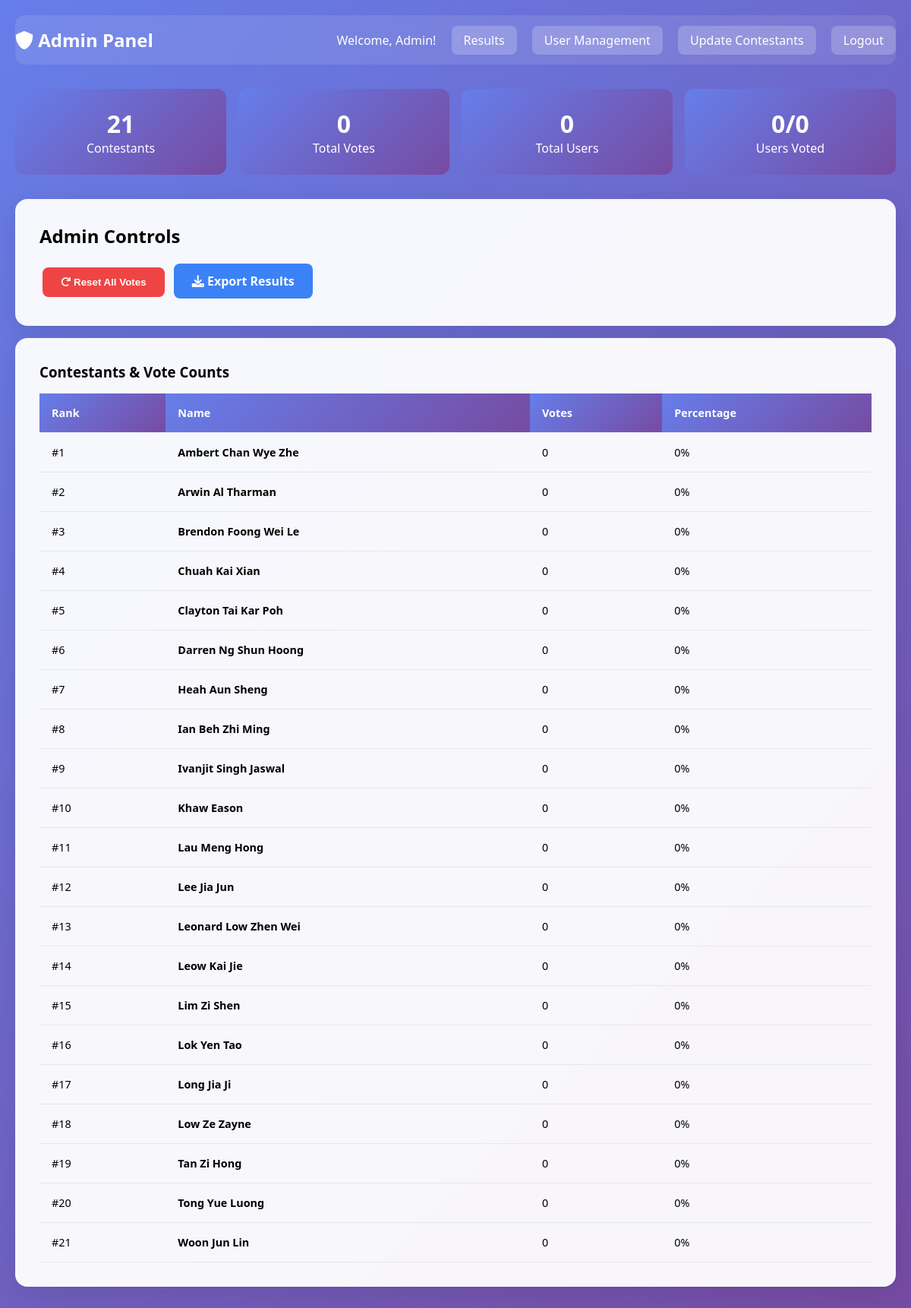
/admin.php (signed in), run on the app's committed database.
### tables this page shows
CREATE TABLE candidates (
    id INT AUTO_INCREMENT PRIMARY KEY,
    name VARCHAR(100) NOT NULL,
    description TEXT,
    image_path VARCHAR(255),
    votes INT DEFAULT 0,
    created_at TIMESTAMP DEFAULT CURRENT_TIMESTAMP
);

### admin.php (the view, shortened to what this page needs)
<?php
require_once 'config.php';
$stmt = $pdo->prepare("SELECT * FROM candidates ORDER BY votes DESC");
$stmt->execute();
$candidates = $stmt->fetchAll();
$stmt = $pdo->prepare("SELECT COUNT(*) FROM votes");
$stmt->execute();
$total_votes = $stmt->fetchColumn();
$stmt = $pdo->prepare("SELECT COUNT(*) FROM users WHERE role = 'user'");
$stmt->execute();
$total_users = $stmt->fetchColumn();
$stmt = $pdo->prepare("SELECT COUNT(*) FROM users WHERE role = 'user' AND has_voted = 1");
$stmt->execute();
$voted_users = $stmt->fetchColumn();
?>
<!DOCTYPE html>
<html lang="en">
<head>
    <link rel="stylesheet" href="https://cdnjs.cloudflare.com/ajax/libs/font-awesome/6.0.0/css/all.min.css">
</head>
<body>
    <div class="container">
        <header class="header">
            <nav class="nav">
                <a href="admin.php" class="logo"><i class="fas fa-shield-alt"></i> Admin Panel</a>
                <div class="nav-links">
                    <span style="color: white;">Welcome, <?php echo htmlspecialchars($_SESSION['name']); ?>!</span>
                    <a href="results-admin.php">Results</a>
                    <a href="user_management.php">User Management</a>
                    <a href="update_contestants.php">Update Contestants</a>
                    <a href="logout.php">Logout</a>
                </div>
            </nav>
        </header>
        <div class="stats">
            <div class="stat-card">
                <span class="stat-number"><?php echo count($candidates); ?></span>
                <span>Contestants</span>
            </div>
            <div class="stat-card">
                <span class="stat-number"><?php echo $total_votes; ?></span>
                <span>Total Votes</span>
            </div>
            <div class="stat-card">
                <span class="stat-number"><?php echo $total_users; ?></span>
                <span>Total Users</span>
            </div>
            <div class="stat-card">
                <span class="stat-number"><?php echo $voted_users; ?>/<?php echo $total_users; ?></span>
                <span>Users Voted</span>
            </div>
        </div>
        <div class="card">
            <h2 style="margin-bottom: 1rem;">Admin Controls</h2>
            <form method="POST" style="display: inline;">
                <button type="submit" name="reset_votes" class="btn btn-danger"
                        onclick="return confirm('Reset all votes?')">
                    <i class="fas fa-redo"></i> Reset All Votes
                </button>
            </form>
            <a href="export.php" class="btn btn-info">
                <i class="fas fa-download"></i> Export Results
            </a>
        </div>
        <div class="card">
            <h3 style="margin-bottom: 1rem;">Contestants & Vote Counts</h3>
            <table class="table">
                <thead>
                    <tr>
                        <th>Rank</th>
                        <th>Name</th>
                        <th>Votes</th>
                        <th>Percentage</th>
                    </tr>
                </thead>
                <tbody>
                    <?php foreach ($candidates as $index => $candidate): ?>
                        <tr>
                            <td>
                                <?php if ($index === 0 && $candidate['votes'] > 0): ?>
                                    <i class="fas fa-crown" style="color: #ffd700;"></i> #<?php echo $index + 1; ?>
                                <?php else: ?>
                                    #<?php echo $index + 1; ?>
                                <?php endif; ?>
                            </td>
                            <td><strong><?php echo htmlspecialchars($candidate['name']); ?></strong></td>
                            <td><?php echo $candidate['votes']; ?></td>
                            <td>
                                <?php
                                $percentage = $total_votes > 0 ? round(($candidate['votes'] / $total_votes) * 100, 1) : 0;
                                echo $percentage . '%';
                                ?>
                            </td>
                        </tr>
                    <?php endforeach; ?>
                </tbody>
            </table>
        </div>
    </div>
</body>
</html>

### admin.php (style rules this page uses)
* { margin: 0; padding: 0; box-sizing: border-box; }
body { font-family: 'Segoe UI', sans-serif; background: linear-gradient(135deg, #667eea, #764ba2); min-height: 100vh; }
.container { max-width: 1200px; margin: 0 auto; padding: 20px; }
.header { background: rgba(255,255,255,0.1); backdrop-filter: blur(10px); padding: 1rem 0; margin-bottom: 2rem; border-radius: 12px; animation: slideDown 0.8s ease-out; }
.nav { display: flex; justify-content: space-between; align-items: center; }
.logo { color: white; font-size: 1.5rem; font-weight: bold; text-decoration: none; }
.nav-links a { color: white; text-decoration: none; margin-left: 1rem; padding: 0.5rem 1rem; border-radius: 8px; background: rgba(255,255,255,0.2); transition: all 0.3s ease; }
.card { background: rgba(255,255,255,0.95); border-radius: 16px; padding: 2rem; margin: 1rem 0; box-shadow: 0 8px 32px rgba(0,0,0,0.1); transition: all 0.4s ease; }
.stats { display: grid; grid-template-columns: repeat(auto-fit, minmax(200px, 1fr)); gap: 1rem; margin-bottom: 2rem; }
.stats .stat-card { animation: bounceIn 0.8s ease-out; animation-fill-mode: both; }
.stat-card { background: linear-gradient(135deg, #667eea, #764ba2); color: white; padding: 1.5rem; border-radius: 12px; text-align: center; }
.stat-number { font-size: 2rem; font-weight: bold; display: block; animation: pulse 2s ease-in-out infinite; }
.fas { transition: all 0.3s ease; }
.btn { padding: 0.75rem 1.5rem; border: none; border-radius: 8px; cursor: pointer; font-weight: bold; margin: 0.5rem; text-decoration: none; display: inline-block; }
.btn-danger { background: #ef4444; color: white; }
.btn-info { background: #3b82f6; color: white; }
.btn { margin: 0.25rem; }
.table { font-size: 0.9rem; }
.table { width: 100%; border-collapse: collapse; }
.table tbody tr { transition: all 0.3s ease; animation: fadeInLeft 0.6s ease-out; animation-fill-mode: both; }
.table th, .table td { padding: 1rem; text-align: left; border-bottom: 1px solid #e5e7eb; }
.table th { background: linear-gradient(135deg, #667eea, #764ba2); color: white; }

### data on the page
candidates: name "Ambert Chan Wye Zhe", votes "0", percentage "0"
candidates: name "Arwin Al Tharman", votes "0", percentage "0"
candidates: name "Brendon Foong Wei Le", votes "0", percentage "0"
candidates: name "Chuah Kai Xian", votes "0", percentage "0"
candidates: name "Clayton Tai Kar Poh", votes "0", percentage "0"
candidates: name "Darren Ng Shun Hoong", votes "0", percentage "0"
candidates: name "Heah Aun Sheng", votes "0", percentage "0"
candidates: name "Ian Beh Zhi Ming", votes "0", percentage "0"
candidates: name "Ivanjit Singh Jaswal", votes "0", percentage "0"
candidates: name "Khaw Eason", votes "0", percentage "0"
candidates: name "Lau Meng Hong", votes "0", percentage "0"
candidates: name "Lee Jia Jun", votes "0", percentage "0"
candidates: name "Leonard Low Zhen Wei", votes "0", percentage "0"
candidates: name "Leow Kai Jie", votes "0", percentage "0"
candidates: name "Lim Zi Shen", votes "0", percentage "0"
candidates: name "Lok Yen Tao", votes "0", percentage "0"
candidates: name "Long Jia Ji", votes "0", percentage "0"
candidates: name "Low Ze Zayne", votes "0", percentage "0"
candidates: name "Tan Zi Hong", votes "0", percentage "0"
candidates: name "Tong Yue Luong", votes "0", percentage "0"
candidates: name "Woon Jun Lin", votes "0", percentage "0"

### other printed values
$_SESSION['name'] "Admin"
count($candidates) "21"
$total_votes "0"
$total_users "0"
$voted_users "0"
